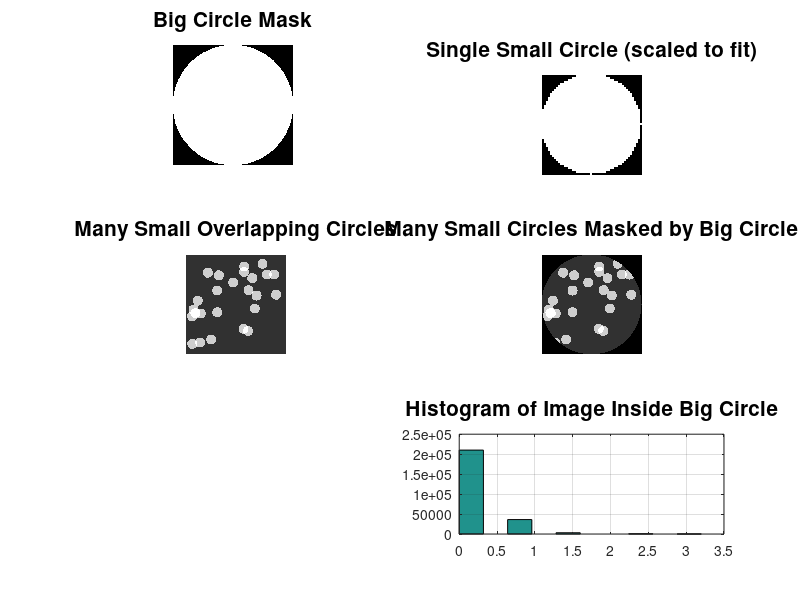

The MATLAB source for this figure:
% M-file to place multiple small circles inside a big circle.
% Clean up
close all;
clc;
fontSize = 15;
% Initialize some parameters.
numberOfSmallCircles = 25; % Number of small circles
smallCircleOutsideValue = 0.2;
smallCircleInsideValue = 0.8;
smallCircleRadius = 25;    % small circle radius
bigImageWidth = 500;
bigImageHeight =  500; % square area 0f 500*500
bigCircleRadius = 250;    % big circle radius

% Initialize an image to hold one single big circle.
bigCircleImage = zeros(bigImageHeight, bigImageWidth);
[x, y] = meshgrid(1:bigImageWidth, 1:bigImageHeight);
bigCircleImage((x - bigImageWidth/2).^2 + (y - bigImageHeight/2).^2 <= bigCircleRadius.^2) = 1;
% Display it in the upper left plot.
subplot(3,2, 1);
imshow(bigCircleImage, []);
title('Big Circle Mask', 'FontSize', fontSize);
set(gcf, 'Position', get(0,'Screensize')); % Maximize figure.

% Initialize an image to hold one single small circle.
smallCircleImage = zeros(2*smallCircleRadius, 2*smallCircleRadius);
[x, y] = meshgrid(1:smallCircleRadius*2, 1:smallCircleRadius*2);
singleCircleImage = zeros(2*smallCircleRadius, 2*smallCircleRadius);
singleCircleImage((x - smallCircleRadius).^2 + (y - smallCircleRadius).^2 <= smallCircleRadius.^2) = smallCircleInsideValue;
% Display it in the upper right plot.
subplot(3,2, 2);
imshow(singleCircleImage, []);
title('Single Small Circle (scaled to fit)', 'FontSize', fontSize);

singleWidth = size(singleCircleImage, 2);
singleHeight = size(singleCircleImage, 1);
% Get random coordinates in the big image where
% we will place the upper left corner of the small circle.
widthThatWillFit = bigImageWidth - 2 * smallCircleRadius;
heightThatWillFit = bigImageHeight - 2 * smallCircleRadius;
smallUpperLeftX = widthThatWillFit * rand(numberOfSmallCircles, 1);
smallUpperLeftY = heightThatWillFit * rand(numberOfSmallCircles, 1);
% Initialize an output image to hold many small overlapping circles.
manySmallCircles = zeros(bigImageHeight, bigImageWidth);
% Place the small circles one by one.
for k = 1 : numberOfSmallCircles
	% Find the square in the big image where we're going to add a small circle.
	x1 = int16(smallUpperLeftX(k));
	y1 = int16(smallUpperLeftY(k));
	x2 = int16(x1 + singleWidth - 1);
	y2 = int16(y1 + singleHeight - 1);
	% Add in one small circle to the existing big image.
	manySmallCircles(y1:y2, x1:x2) = manySmallCircles(y1:y2, x1:x2) + singleCircleImage;
end
% Make outside the circles the outside color.
manySmallCircles(manySmallCircles == 0) = smallCircleOutsideValue;
% Display it in the lower left plot.
subplot(3,2, 3);
imshow(manySmallCircles);
title('Many Small Overlapping Circles', 'FontSize', fontSize);

% Multiply the big circle mask by the many small circles image to clip
% those small circles that lie outside the big circle.
maskedByBigCircle = bigCircleImage .* manySmallCircles;
% Display it in the lower right plot.
subplot(3,2, 4);
imshow(maskedByBigCircle);
title('Many Small Circles Masked by Big Circle', 'FontSize', fontSize);

% Take the histogram and display it in the bottom row.
subplot(3,2, 6);
hist(maskedByBigCircle(:));
grid on;
title('Histogram of Image Inside Big Circle', 'FontSize', fontSize);